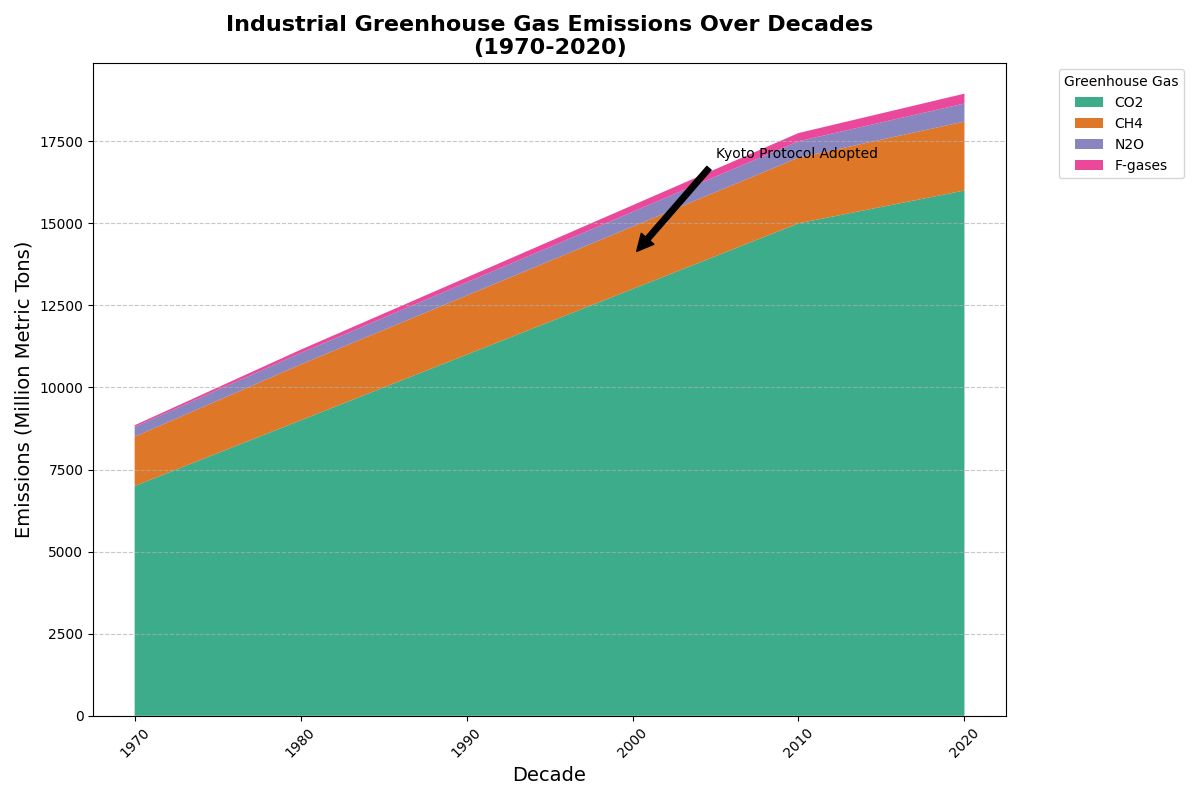

This figure's Python source:
import matplotlib.pyplot as plt
import numpy as np

# Backstory: The chart illustrates the evolution of various greenhouse gases emissions (CO2, CH4, N2O, and F-gases) from industrial activities over the decades 1970 to 2020.
# This data helps to understand the relative contributions of different gases over time and highlights significant changes in industrial processes and policies.

# Define the decades from 1970 to 2020
decades = np.array([1970, 1980, 1990, 2000, 2010, 2020])

# Data for each gas in million metric tons
co2_emissions = np.array([7000, 9000, 11000, 13000, 15000, 16000])
ch4_emissions = np.array([1500, 1700, 1800, 1900, 2000, 2100])
n2o_emissions = np.array([300, 350, 400, 450, 500, 550])
fgases_emissions = np.array([50, 100, 150, 200, 250, 300])

# Combine data into a stacked array
emissions_data = np.vstack([co2_emissions, ch4_emissions, n2o_emissions, fgases_emissions])

# Colors for each gas
colors = ['#1b9e77', '#d95f02', '#7570b3', '#e7298a']

# Create a figure and axis
fig, ax = plt.subplots(figsize=(12, 8))

# Plot stacked area chart
ax.stackplot(decades, emissions_data, labels=['CO2', 'CH4', 'N2O', 'F-gases'], colors=colors, alpha=0.85)

# Set the title and labels with line breaks for clarity and readability
ax.set_title('Industrial Greenhouse Gas Emissions Over Decades\n(1970-2020)', fontsize=16, fontweight='bold')
ax.set_xlabel('Decade', fontsize=14)
ax.set_ylabel('Emissions (Million Metric Tons)', fontsize=14)

# Add legend and position it outside the plot area
ax.legend(title='Greenhouse Gas', loc='upper left', bbox_to_anchor=(1.05, 1))

# Enable grid for better readability
ax.yaxis.grid(True, linestyle='--', alpha=0.7)

# Rotate x-axis labels to prevent overlap
ax.set_xticks(decades)
ax.set_xticklabels(decades, rotation=45)

# Annotate important milestones
ax.annotate('Kyoto Protocol Adopted', xy=(2000, 14000), xytext=(2005, 17000),
            arrowprops=dict(facecolor='black', shrink=0.05), fontsize=10, color='black')

# Automatically adjust layout to prevent clipping
plt.tight_layout()

# Show the plot
plt.show()
